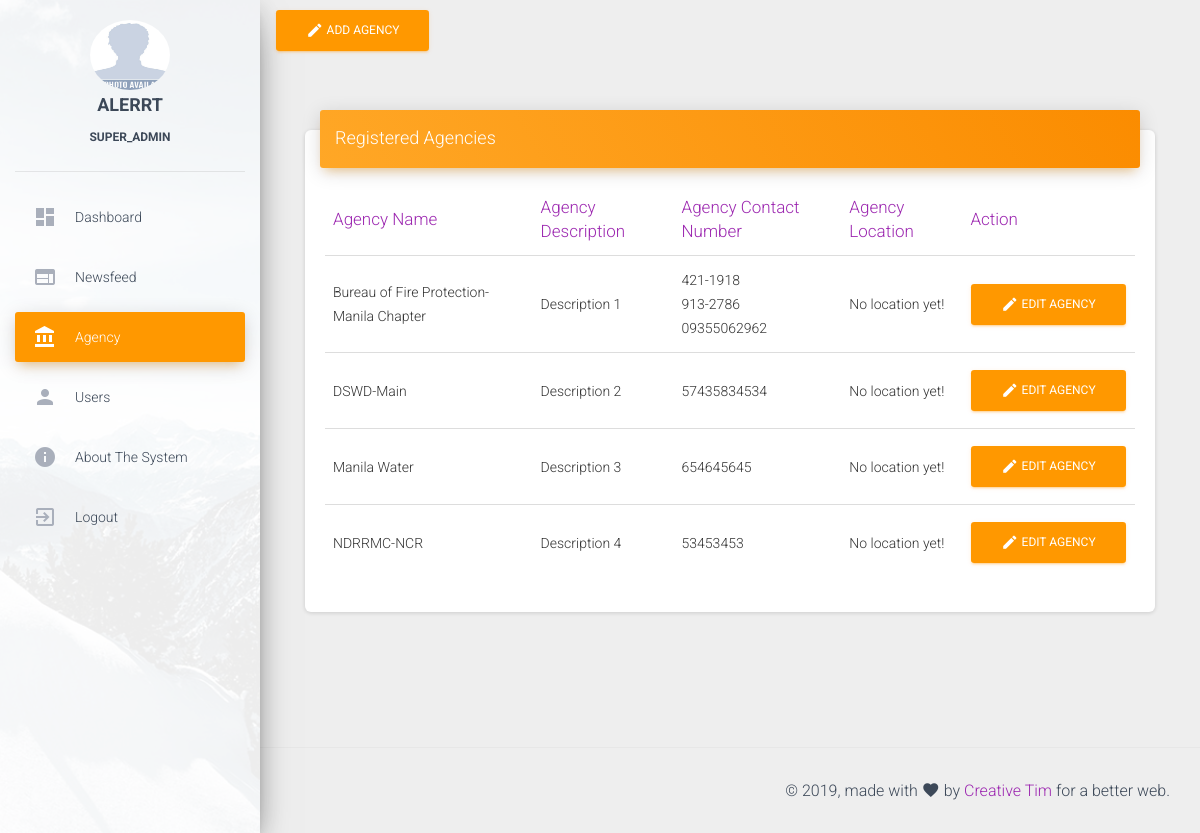
/web_based/homepage/agency.php (signed in), run on an earlier commit of the app's database.
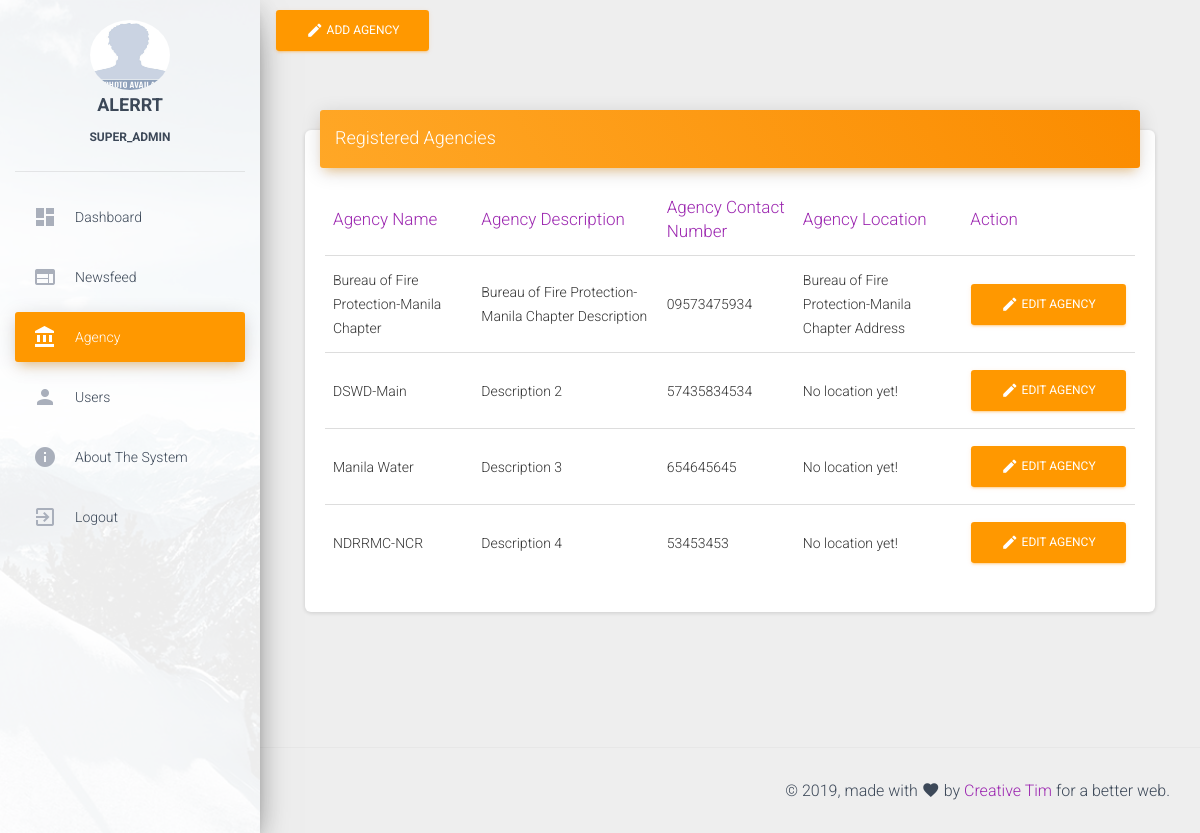
And on a later commit of the database.
### tables this page shows
CREATE TABLE `tblagency` (
  `AgencyID` int(255) NOT NULL,
  `AgencyCaption` varchar(500) NOT NULL,
  `AgencyDescription` varchar(5000) NOT NULL,
  `AgencyContactNumber` varchar(5000) NOT NULL,
  `AgencyLocation` varchar(1000) NOT NULL,
  `AgencyStatus` varchar(255) NOT NULL,
  `AgencyImage` varchar(1000) NOT NULL,
  `AgencyMain` varchar(255) NOT NULL,
  `AgencyAvailability` varchar(255) NOT NULL
);

### web_based/session.php (called while the page is built, shortened)
<?php
$session_fullname = $_SESSION['user_fullname'];
$session_role = $_SESSION['user_role'];
$session_profile_pic = $_SESSION['user_profile_pic'];
?>

### web_based/homepage/agency.php (the view, shortened to what this page needs)
<?php
include('../database.php');
include('../session.php');
?>
<!DOCTYPE html>
<html lang="en">
<head>
  <link rel="stylesheet" href="https://maxcdn.bootstrapcdn.com/font-awesome/latest/css/font-awesome.min.css">
  <link href="assets/css/material-dashboard.css?v=2.1.1" rel="stylesheet" />
  <link href="assets/demo/demo.css" rel="stylesheet" />
</head>
<body class="">
  <div class="wrapper ">
    <div class="sidebar" data-color="orange" data-background-color="white" data-image="assets/img/sidebar-1.jpg">
      <div class="logo">
        <a href="dashboard.php" class="simple-text logo-normal">
        	<?php
            if($session_profile_pic == ""){
              $loggedInUserProfilePicUrl = "assets/img/no-profile-pic-available.jpg";
            }else{
              $loggedInUserProfilePicUrl = $session_profile_pic;
            }
            echo '<img src=' . $loggedInUserProfilePicUrl . ' style="width: 80px; height: 70px; border-radius: 50%;"><br>';
          ?>
        	<strong><?php echo $session_fullname ?><br>
          <span style="font-size: 12px;"><?php echo $session_role ?></span>
        	</strong>
        </a>
      </div>
      <div class="sidebar-wrapper">
        <ul class="nav">
          <li class="nav-item">
            <a class="nav-link" href="dashboard.php">
              <i class="material-icons">dashboard</i>
              <p>Dashboard</p>
            </a>
          </li>
          <li class="nav-item ">
            <a class="nav-link" href="newsfeed.php">
              <i class="material-icons">web</i>
              <p>Newsfeed</p>
            </a>
          </li>
          <?php
            if($session_role == "SUPER_ADMIN" || $session_role == "ADMIN"){
              echo '' .
              '<li class="nav-item active">' .
                '<a class="nav-link" href="agency.php">' .
                  '<i class="material-icons">account_balance</i>' .
                  '<p>Agency</p>' .
                '</a>' .
              '</li>' .
              '<li class="nav-item ">' .
                '<a class="nav-link" href="users.php">' .
                  '<i class="material-icons">person</i>' .
                  '<p>Users</p>' .
                '</a>' .
              '</li>';
            }
          ?>
          <li class="nav-item ">
            <a class="nav-link" style="cursor: pointer;" data-toggle="modal" data-target="#btnShowAboutTheSystem">
              <i class="material-icons">info</i>
              <p>About The System</p>
            </a>
          </li>
          <li class="nav-item ">
            <a class="nav-link" href="../logout.php">
              <i class="material-icons">exit_to_app</i>
              <p>Logout</p>
            </a>
          </li>
        </ul>
      </div>
    </div>
    <div class="main-panel">
      <nav class="navbar navbar-expand-lg navbar-transparent navbar-absolute fixed-top ">
        <div class="container-fluid">
          <div class="navbar-wrapper">
          	<button type="button" class="btn btn-warning pull-right" data-toggle="modal" data-target="#btnAddAgency"> <i class="material-icons">create</i>
          	<?php
				if($session_role == "SUPER_ADMIN"){
					echo "Add Agency";
				}else if($session_role == "ADMIN"){
					echo "Add Sub-Agency";
				}
			?>
			</button>
          </div>
        </div>
      </nav>
      <div class="content">
        <div class="container-fluid">
          <div class="row" style="margin-left: auto; margin-right: auto;">
            <div class="col-md-12">
              <div class="card">
                <div class="card-header card-header-warning">
                  	<h4 class="card-title ">
	                  	<?php
	                  		if($session_role == "SUPER_ADMIN"){
	                  			echo "Registered Agencies";
	                  		}else if($session_role == "ADMIN"){
	                  			echo "Registered Sub-Agencies";
	                  		}
	                    ?>
                	</h4>
                </div>
                <div class="card-body">
                  <div class="table-responsive">
                    <table class="table">
                      <thead class=" text-primary">
                        <th>Agency Name</th>
                        <th>Agency Description</th>
                        <th>Agency Contact Number</th>
                        <th>Agency Location</th>
                        <th>Action</th>
                      </thead>
                      <tbody>
                      	<?php
                      		if($session_role == "SUPER_ADMIN"){
                      			$records = mysqli_query($con,"SELECT * FROM tblagency WHERE AgencyMain = '' ORDER BY AgencyCaption ASC") OR die("Query fail: " . mysqli_error());
                      		}else if($session_role == "ADMIN"){
                      			$records = mysqli_query($con,"SELECT * FROM tblagency WHERE AgencyMain != '' ORDER BY AgencyCaption ASC") OR die("Query fail: " . mysqli_error());
                      		}
            						    $projects = array();
            						    while ($project =  mysqli_fetch_assoc($records))
            						    {
            						        $projects[] = $project;
            						    }
            						    foreach ($projects as $project)
            						    {
            						?>
            						    <tr>
            						        <td><?php echo $project['AgencyCaption']; ?></td>
                                <td>
                                  <?php
                                    if($project['AgencyDescription'] == ""){
                                      echo "No description yet!";
                                    }else{
                                      echo $project['AgencyDescription'];
                                    }
                                  ?>
                                </td>
            						        <td><?php echo str_replace(",", "<br>", $project['AgencyContactNumber']); ?></td>
                                <td>
                                  <?php
                                    if($project['AgencyLocation'] == ""){
                                      echo "No location yet!";
                                    }else{
                                      echo $project['AgencyLocation'];
                                    }
                                  ?>
                                </td>
                                <td>
                                  <?php
                                    if($session_role == "SUPER_ADMIN"){
                                      echo '<a href="edit_agency.php?agencyID=' . $project['AgencyID'] . '" style="color: white;"><button type="button" class="btn btn-warning pull-left"> <i class="material-icons">edit</i> Edit Agency</button></a>';
                                    }else{
                                      echo "<strong>Access Denied!</strong>";
                                    }
                                  ?>
                                </td>
            						    </tr>
            						<?php
            						    }
            						?>
                      </tbody>
                    </table>
                  </div>
                </div>
              </div>
            </div>
          </div>
        </div>
      </div>
      <footer class="footer">
        <div class="container-fluid">
          <div class="copyright float-right">
            &copy;
            , made with <i class="material-icons">favorite</i> by
            <a href="https://www.creative-tim.com" target="_blank">Creative Tim</a> for a better web.
          </div>
        </div>
      </footer>
    </div>
  </div>
</body>
</html>

What changed in the data, as far as the page shows it:
changed tblagency "Bureau of Fire Protection-Manila Chapter": AgencyDescription "Description 1" → "Bureau of Fire Protection-Manila Chapter Description"; AgencyContactNumber "421-1918 913-2786 09355062962" → "09573475934"; AgencyLocation (not shown) → "Bureau of Fire Protection-Manila Chapter Address"; no longer shows "No location yet!"
